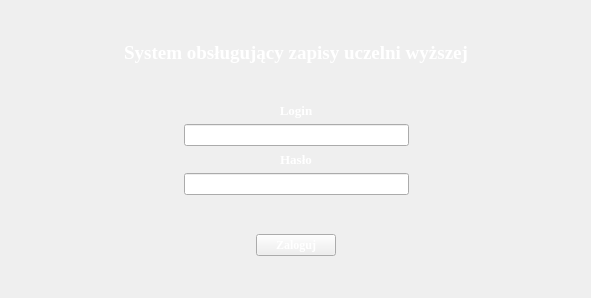
<?xml version="1.0" encoding="UTF-8"?>
<ui version="4.0">
 <class>MainWindow</class>
 <widget class="QMainWindow" name="MainWindow">
  <property name="enabled">
   <bool>true</bool>
  </property>
  <property name="geometry">
   <rect>
    <x>0</x>
    <y>0</y>
    <width>591</width>
    <height>298</height>
   </rect>
  </property>
  <property name="sizePolicy">
   <sizepolicy hsizetype="Ignored" vsizetype="Ignored">
    <horstretch>0</horstretch>
    <verstretch>0</verstretch>
   </sizepolicy>
  </property>
  <property name="minimumSize">
   <size>
    <width>591</width>
    <height>298</height>
   </size>
  </property>
  <property name="windowTitle">
   <string>MainWindow</string>
  </property>
  <property name="styleSheet">
   <string notr="true">background-image:url(:/zdjecia/tloapki.jpg)</string>
  </property>
  <widget class="QWidget" name="centralwidget">
   <layout class="QGridLayout" name="gridLayout">
    <item row="5" column="1">
     <widget class="QLabel" name="label">
      <property name="font">
       <font>
        <family>Times New Roman</family>
        <pointsize>10</pointsize>
        <weight>75</weight>
        <bold>true</bold>
       </font>
      </property>
      <property name="styleSheet">
       <string notr="true">color:rgb(255, 255, 255)</string>
      </property>
      <property name="text">
       <string>Login</string>
      </property>
      <property name="alignment">
       <set>Qt::AlignCenter</set>
      </property>
     </widget>
    </item>
    <item row="6" column="1">
     <layout class="QHBoxLayout" name="horizontalLayout_4">
      <item>
       <spacer name="horizontalSpacer_5">
        <property name="orientation">
         <enum>Qt::Horizontal</enum>
        </property>
        <property name="sizeHint" stdset="0">
         <size>
          <width>40</width>
          <height>20</height>
         </size>
        </property>
       </spacer>
      </item>
      <item>
       <widget class="QLineEdit" name="login">
        <property name="minimumSize">
         <size>
          <width>225</width>
          <height>0</height>
         </size>
        </property>
        <property name="maximumSize">
         <size>
          <width>300</width>
          <height>16777215</height>
         </size>
        </property>
        <property name="font">
         <font>
          <family>Times New Roman</family>
          <weight>75</weight>
          <bold>true</bold>
         </font>
        </property>
        <property name="styleSheet">
         <string notr="true">color:rgb(255, 255, 255)</string>
        </property>
       </widget>
      </item>
      <item>
       <spacer name="horizontalSpacer_6">
        <property name="orientation">
         <enum>Qt::Horizontal</enum>
        </property>
        <property name="sizeHint" stdset="0">
         <size>
          <width>40</width>
          <height>20</height>
         </size>
        </property>
       </spacer>
      </item>
     </layout>
    </item>
    <item row="7" column="0">
     <spacer name="horizontalSpacer_2">
      <property name="orientation">
       <enum>Qt::Horizontal</enum>
      </property>
      <property name="sizeHint" stdset="0">
       <size>
        <width>40</width>
        <height>20</height>
       </size>
      </property>
     </spacer>
    </item>
    <item row="1" column="1">
     <widget class="QLabel" name="label_2">
      <property name="font">
       <font>
        <family>Times New Roman</family>
        <pointsize>14</pointsize>
        <weight>75</weight>
        <bold>true</bold>
       </font>
      </property>
      <property name="styleSheet">
       <string notr="true">color:rgb(255, 255, 255)</string>
      </property>
      <property name="frameShape">
       <enum>QFrame::NoFrame</enum>
      </property>
      <property name="text">
       <string>System obsługujący zapisy uczelni wyższej</string>
      </property>
      <property name="alignment">
       <set>Qt::AlignCenter</set>
      </property>
     </widget>
    </item>
    <item row="7" column="2">
     <spacer name="horizontalSpacer">
      <property name="orientation">
       <enum>Qt::Horizontal</enum>
      </property>
      <property name="sizeHint" stdset="0">
       <size>
        <width>40</width>
        <height>20</height>
       </size>
      </property>
     </spacer>
    </item>
    <item row="7" column="1">
     <layout class="QVBoxLayout" name="verticalLayout">
      <item>
       <widget class="QLabel" name="tekst_podaj_haslo">
        <property name="font">
         <font>
          <family>Times New Roman</family>
          <pointsize>10</pointsize>
          <weight>75</weight>
          <bold>true</bold>
         </font>
        </property>
        <property name="styleSheet">
         <string notr="true">color:rgb(255, 255, 255)</string>
        </property>
        <property name="text">
         <string>Hasło</string>
        </property>
        <property name="alignment">
         <set>Qt::AlignCenter</set>
        </property>
       </widget>
      </item>
      <item>
       <layout class="QHBoxLayout" name="horizontalLayout_6">
        <item>
         <spacer name="horizontalSpacer_7">
          <property name="orientation">
           <enum>Qt::Horizontal</enum>
          </property>
          <property name="sizeHint" stdset="0">
           <size>
            <width>40</width>
            <height>20</height>
           </size>
          </property>
         </spacer>
        </item>
        <item>
         <widget class="QLineEdit" name="haslo">
          <property name="minimumSize">
           <size>
            <width>225</width>
            <height>0</height>
           </size>
          </property>
          <property name="font">
           <font>
            <family>Times New Roman</family>
            <weight>75</weight>
            <bold>true</bold>
           </font>
          </property>
          <property name="styleSheet">
           <string notr="true">color:rgb(255, 255, 255)</string>
          </property>
          <property name="echoMode">
           <enum>QLineEdit::Password</enum>
          </property>
         </widget>
        </item>
        <item>
         <spacer name="horizontalSpacer_8">
          <property name="orientation">
           <enum>Qt::Horizontal</enum>
          </property>
          <property name="sizeHint" stdset="0">
           <size>
            <width>40</width>
            <height>20</height>
           </size>
          </property>
         </spacer>
        </item>
       </layout>
      </item>
      <item>
       <spacer name="verticalSpacer_4">
        <property name="orientation">
         <enum>Qt::Vertical</enum>
        </property>
        <property name="sizeHint" stdset="0">
         <size>
          <width>20</width>
          <height>40</height>
         </size>
        </property>
       </spacer>
      </item>
      <item>
       <layout class="QHBoxLayout" name="horizontalLayout_2">
        <item>
         <spacer name="horizontalSpacer_4">
          <property name="orientation">
           <enum>Qt::Horizontal</enum>
          </property>
          <property name="sizeHint" stdset="0">
           <size>
            <width>40</width>
            <height>20</height>
           </size>
          </property>
         </spacer>
        </item>
        <item>
         <widget class="QPushButton" name="zaloguj">
          <property name="font">
           <font>
            <family>Times New Roman</family>
            <weight>75</weight>
            <bold>true</bold>
           </font>
          </property>
          <property name="styleSheet">
           <string notr="true">color:rgb(255, 255, 255)</string>
          </property>
          <property name="text">
           <string>Zaloguj</string>
          </property>
         </widget>
        </item>
        <item>
         <spacer name="horizontalSpacer_3">
          <property name="orientation">
           <enum>Qt::Horizontal</enum>
          </property>
          <property name="sizeHint" stdset="0">
           <size>
            <width>40</width>
            <height>20</height>
           </size>
          </property>
         </spacer>
        </item>
       </layout>
      </item>
     </layout>
    </item>
    <item row="8" column="1">
     <spacer name="verticalSpacer">
      <property name="orientation">
       <enum>Qt::Vertical</enum>
      </property>
      <property name="sizeHint" stdset="0">
       <size>
        <width>20</width>
        <height>40</height>
       </size>
      </property>
     </spacer>
    </item>
    <item row="3" column="1">
     <spacer name="verticalSpacer_2">
      <property name="orientation">
       <enum>Qt::Vertical</enum>
      </property>
      <property name="sizeHint" stdset="0">
       <size>
        <width>20</width>
        <height>40</height>
       </size>
      </property>
     </spacer>
    </item>
    <item row="0" column="1">
     <spacer name="verticalSpacer_3">
      <property name="orientation">
       <enum>Qt::Vertical</enum>
      </property>
      <property name="sizeHint" stdset="0">
       <size>
        <width>20</width>
        <height>40</height>
       </size>
      </property>
     </spacer>
    </item>
   </layout>
  </widget>
 </widget>
 <resources/>
 <connections/>
</ui>
